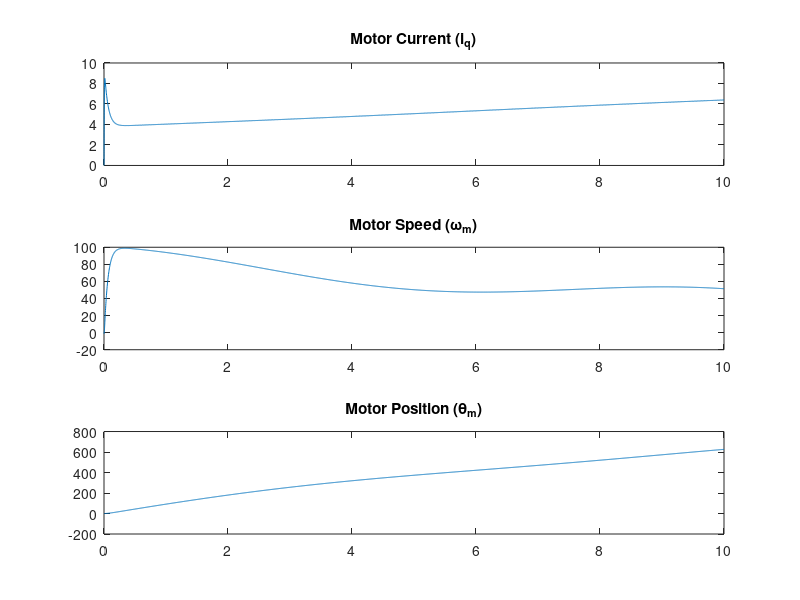

This figure's MATLAB source:
%syms Vq(t) iq(t) wm(t) thm(t) Tl(t)
%syms Rq Lq kb kt J B 
%Eq1=Vq==Rq*iq+Lq*diff(iq,t)+kb*wm;
%Eq2=kt*iq==J*diff(wm,t)+B*wm+Tl;
%Eq3=diff(thm,t)==wm;
 
function brushed_dc_motor_simulation()
    % Motor Parameters
    Rq = 2.86; % Resistance (Ohm)
    Lq = 10*10^-3; % Inductance (H)
    kb = 0.15; % Back EMF constant (Ns/rad) 
    kt = 0.15; % Torque constant (Nm/A)
    J = 5*10^-4; % Moment of inertia (kgm^2) 
    B = 2*10^-4; % Damping coefficient (Nms/rad)

    % Load torque as a function of time
    %Tl = @(t) 0.01 * sin(2 * pi * 0.5 * t); % Example: Sinusoidal variation
    Tl=@(t) 11.08*10^-2+(2*10^-4)*200*t+0.44;
    % Input voltage as a function of time
    Vq = @(t) 24 + 2 * cos(2 * pi * 0.1 * t); % Example: Cosine variation
    
    % Simulation Parameters
    tspan = [0, 10]; % Time span for simulation

    % Initial Conditions
    initial_conditions = [0; 0; 0]; % [initial current, initial speed, initial position]

    % Solve ODE
    [t, Y] = ode45(@(t, y) motor_equations(t, y, Vq, Rq, Lq, kb, kt, J, B, Tl), tspan, initial_conditions);

    % Extracting results
    iq = Y(:, 1);
    wm = Y(:, 2);
    thm = Y(:, 3);

    % Plotting results
    figure;
    subplot(3,1,1);
    plot(t, iq);
    title('Motor Current (i_q)');

    subplot(3,1,2);
    plot(t, wm);
    title('Motor Speed (\omega_m)');

    subplot(3,1,3);
    plot(t, thm);
    title('Motor Position (\theta_m)');
end

function dydt = motor_equations(t, y, Vq, Rq, Lq, kb, kt, J, B, Tl)
    iq = y(1);
    wm = y(2);
    thm = y(3);
    
    diqdt = (Vq(t) - Rq*iq - kb*wm) / Lq;
    dwmdt = (kt*iq - B*wm - Tl(t)) / J;
    dthmdt = wm;

    dydt = [diqdt; dwmdt; dthmdt];
end